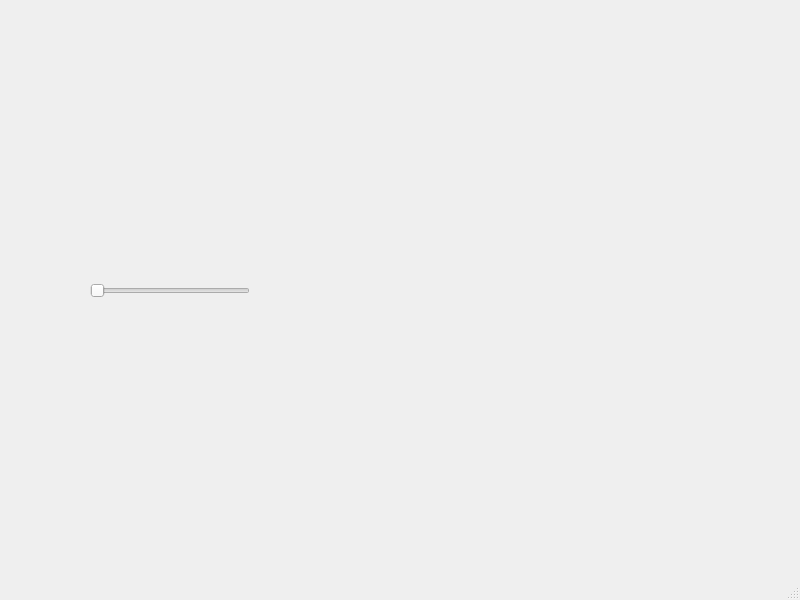
<?xml version="1.0" encoding="UTF-8"?>
<ui version="4.0">
 <class>MainWindow</class>
 <widget class="QMainWindow" name="MainWindow">
  <property name="geometry">
   <rect>
    <x>0</x>
    <y>0</y>
    <width>800</width>
    <height>600</height>
   </rect>
  </property>
  <property name="windowTitle">
   <string>MainWindow</string>
  </property>
  <property name="tabShape">
   <enum>QTabWidget::Rounded</enum>
  </property>
  <widget class="QWidget" name="centralwidget">
   <widget class="QSlider" name="horizontalSlider">
    <property name="geometry">
     <rect>
      <x>90</x>
      <y>280</y>
      <width>160</width>
      <height>22</height>
     </rect>
    </property>
    <property name="layoutDirection">
     <enum>Qt::LeftToRight</enum>
    </property>
    <property name="orientation">
     <enum>Qt::Horizontal</enum>
    </property>
   </widget>
  </widget>
  <widget class="QMenuBar" name="menubar">
   <property name="geometry">
    <rect>
     <x>0</x>
     <y>0</y>
     <width>800</width>
     <height>24</height>
    </rect>
   </property>
  </widget>
  <widget class="QStatusBar" name="statusbar"/>
 </widget>
 <resources/>
 <connections/>
</ui>
